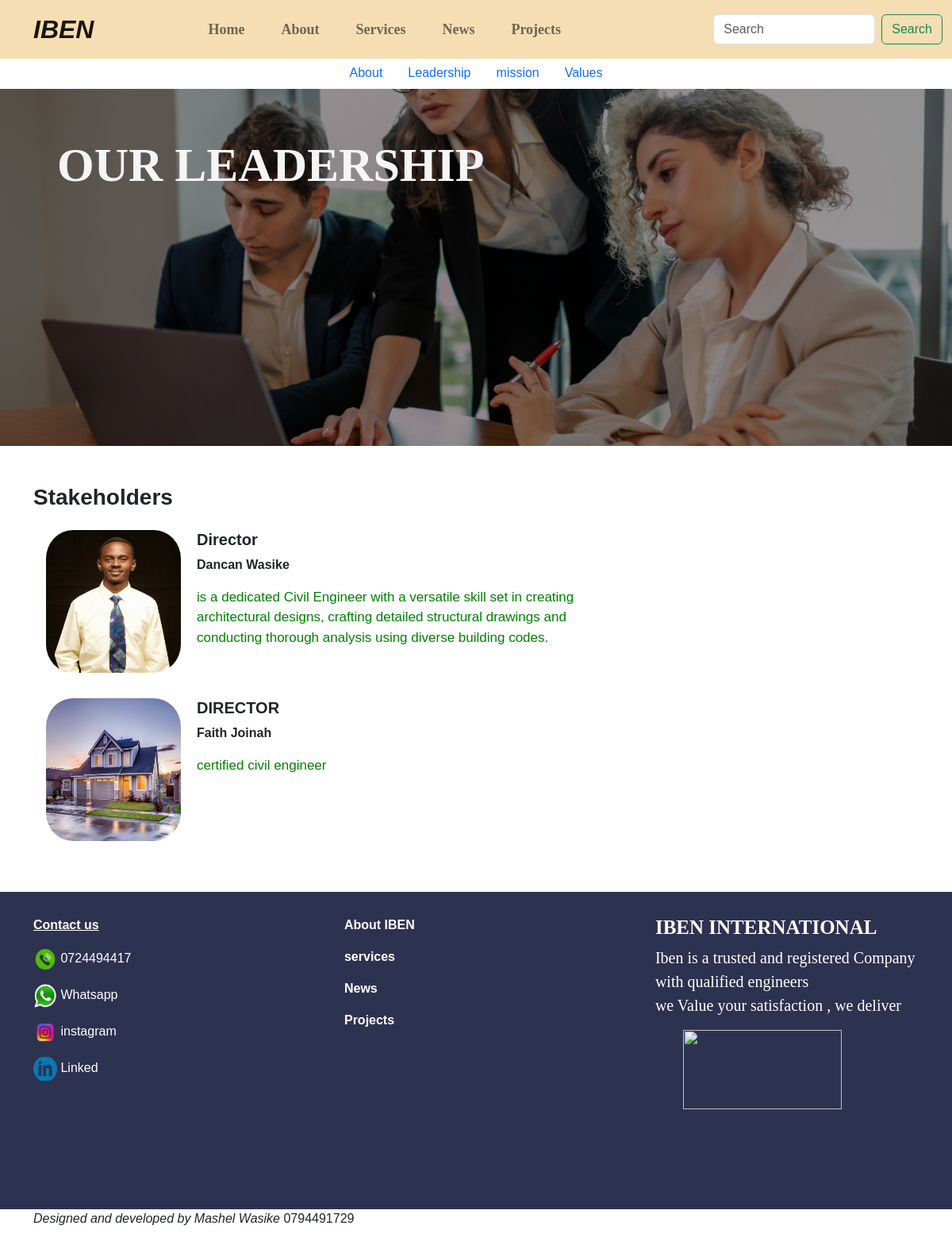
The page /leadership/ on the database its author committed.
### myapp/models.py (models this page shows, shortened)
class Stakeholder(models.Model):
    image = models.ImageField()
    title = models.CharField(max_length = 50, null = False)
    f_name = models.CharField(max_length = 50, null = False)
    description = models.TextField()

### myapp/views.py (the view)
# urls.py: path('leadership/',views.leadership, name='leadership'),
def leadership(request):
    leader = Stakeholder.objects.all()
    context = {'leader':leader}
    return render(request, 'leadership.html',context)

### templates/leadership.html
{% extends 'main.html' %}
{% load static %}
{% block content %}
{% include 'subheader.html' %}
    <div class="container-fluid leadership">
        <div class="row">
          <h3 class="dispaly-txt">OUR LEADERSHIP</h3>
        </div>
    </div>
    <div class="container mt-5">
      <div class="row">
        <h3><strong>Stakeholders</strong></h3>
      {% for leader in leader  %}
        <div class="col-md-8">
          <div class="card leaders" style="border: none;">
            <div class="card-body">
              <img src="{{ leader.image.url }}" alt="">
              <h5><strong>{{ leader.title }}</strong></h5>
              <p><strong>{{leader.f_name}}</strong></p>
              <div class="lead">
                <p>{{ leader.description }}</p>
              </div>
          </div>
        </div>
      </div>
      {% endfor %}
  </div>
  </div>
{% endblock %}

### static/s.css (style rules this page uses)
body { margin: 0; padding: 0; box-sizing: border-box; font-family: Helvetica; width: 100%!important; }
.leadership { height: 450px; width: 100%; background-image: linear-gradient(rgba(0,0,0,0.4),rgba(0,0,0,0.4)),url('pexels10.jpg'); background-repeat: no-repeat; background-size: cover; background-position: center; }
.leaders .card-body img { float: left; width: 170px; height: 180px; margin-right: 20px; border-radius: 20%; }
.dispaly-txt { color: whitesmoke; text-align: left; position: absolute; font-family: 'Times New Roman', Times, serif; font-weight: bold; font-size: 60px; margin-top: 5%; left: 5%; width: 80%; }
.lead { color: green; font-size: 17px; }

### rows shown on the page
Stakeholder: image (picture), title "Director", f_name "Dancan Wasike", description "is a dedicated Civil Engineer with a versatile skill set in creating architectural designs, crafting detailed structural drawings and conducting thorough analysis using diverse building codes."
Stakeholder: image (picture), title "DIRECTOR", f_name "Faith Joinah", description "certified civil engineer"
